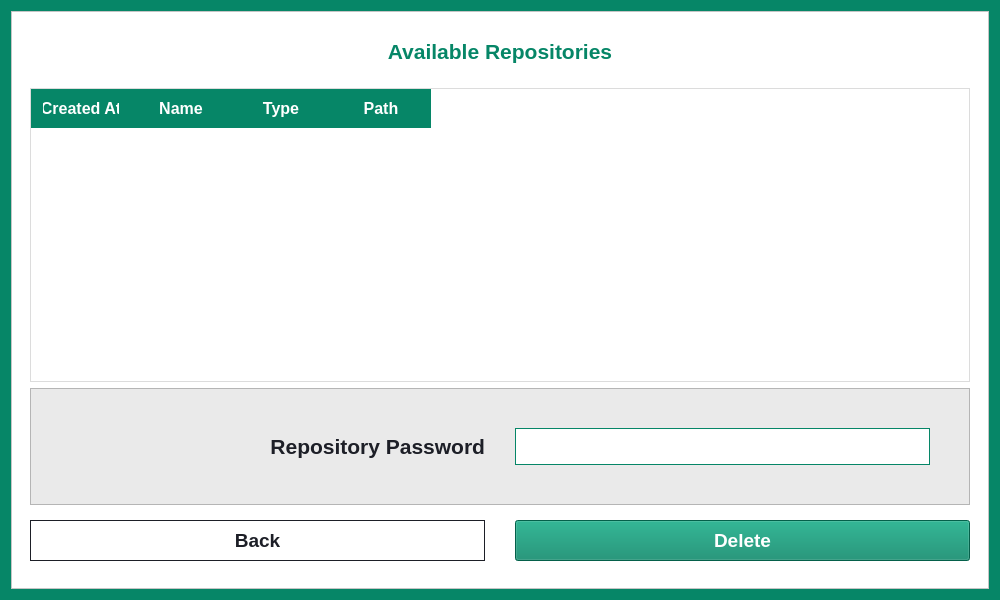
<?xml version="1.0" encoding="UTF-8"?>
<ui version="4.0">
 <class>DeleteRepositoryDialog</class>
 <widget class="QDialog" name="DeleteRepositoryDialog">
  <property name="geometry">
   <rect>
    <x>0</x>
    <y>0</y>
    <width>1000</width>
    <height>600</height>
   </rect>
  </property>
  <property name="windowTitle">
   <string>Delete a Repository</string>
  </property>
  <property name="styleSheet">
   <string notr="true">QDialog#DeleteRepositoryDialog {
	background-color: rgb(6, 134, 103);
}

QFrame {
	background: white;
}

QPushButton {
	padding: 16px 32px;
	font-size: 32px;
	font-weight: 500;
	qproperty-iconSize: 36px 36px;
	background-color: rgb(6, 134, 103);
	color: white;
	text-align: left;
}

QRadioButton {
	padding: 32px;
	font-size: 24px;
	font-weight: 500;
	background-color: white;
	color: rgb(29, 31, 39);
	border: 1px solid rgb(29, 31, 39);
}

QRadioButton::indicator {
	width: 0;
	height: 0;
}

QRadioButton:hover {
	background-color: rgb(234, 234, 234);
}

QRadioButton:checked {
	color: white;
	background-color: rgb(6, 134, 103);
	border: none;
}

QProgressBar {
    border: 1px solid rgb(29, 31, 39);
    height: 20px;
    text-align: center;
    font-weight: bold;
}

QProgressBar::chunk {
    background-color: rgb(6, 134, 103);
}

QLabel {
    color: rgb(29, 31, 39);
    font-weight: bold;
}</string>
  </property>
  <layout class="QGridLayout" name="gridLayout">
   <item row="0" column="0">
    <widget class="QFrame" name="frame_4">
     <property name="styleSheet">
      <string notr="true">* {
	font-family: &quot;Ubuntu Sans&quot;;
}</string>
     </property>
     <property name="frameShape">
      <enum>QFrame::StyledPanel</enum>
     </property>
     <property name="frameShadow">
      <enum>QFrame::Raised</enum>
     </property>
     <layout class="QVBoxLayout" name="verticalLayout">
      <item>
       <widget class="QFrame" name="frame_5">
        <property name="sizePolicy">
         <sizepolicy hsizetype="Preferred" vsizetype="Fixed">
          <horstretch>0</horstretch>
          <verstretch>0</verstretch>
         </sizepolicy>
        </property>
        <property name="styleSheet">
         <string notr="true">QLabel {
	text-align: center;
}</string>
        </property>
        <property name="frameShape">
         <enum>QFrame::NoFrame</enum>
        </property>
        <property name="frameShadow">
         <enum>QFrame::Plain</enum>
        </property>
        <property name="lineWidth">
         <number>0</number>
        </property>
        <layout class="QVBoxLayout" name="verticalLayout_2">
         <item>
          <widget class="QFrame" name="frame_7">
           <property name="styleSheet">
            <string notr="true">QLabel {
	font-size: 16pt;
	color: rgb(6, 134, 103);
}</string>
           </property>
           <property name="frameShape">
            <enum>QFrame::NoFrame</enum>
           </property>
           <property name="frameShadow">
            <enum>QFrame::Raised</enum>
           </property>
           <layout class="QHBoxLayout" name="horizontalLayout">
            <property name="bottomMargin">
             <number>0</number>
            </property>
            <item>
             <widget class="QLabel" name="label_7">
              <property name="sizePolicy">
               <sizepolicy hsizetype="Preferred" vsizetype="Minimum">
                <horstretch>0</horstretch>
                <verstretch>0</verstretch>
               </sizepolicy>
              </property>
              <property name="text">
               <string>Available Repositories</string>
              </property>
              <property name="alignment">
               <set>Qt::AlignCenter</set>
              </property>
             </widget>
            </item>
           </layout>
          </widget>
         </item>
        </layout>
       </widget>
      </item>
      <item>
       <widget class="QFrame" name="frame_6">
        <property name="sizePolicy">
         <sizepolicy hsizetype="Preferred" vsizetype="Minimum">
          <horstretch>0</horstretch>
          <verstretch>0</verstretch>
         </sizepolicy>
        </property>
        <property name="frameShape">
         <enum>QFrame::NoFrame</enum>
        </property>
        <property name="frameShadow">
         <enum>QFrame::Raised</enum>
        </property>
        <layout class="QVBoxLayout" name="verticalLayout_3">
         <item>
          <widget class="QTableWidget" name="repoTable">
           <property name="styleSheet">
            <string notr="true">* {
    font-size: 12pt;
    color: rgb(29, 31, 39);
}

QHeaderView::section {
    background-color: rgb(6, 134, 103);
    color: white;
    font-weight: bold;
    padding: 8px 12px;
    border: none;
}

QTableCornerButton::section {
    background-color: rgb(6, 134, 103);
    border: none;
}

QTableWidget {
    background-color: white;
    selection-background-color: rgb(6, 134, 103);
    selection-color: white;
    gridline-color: transparent;
    border: 1px solid rgb(220, 220, 220);
    show-decoration-selected: 1;
}

QTableWidget::item {
    padding: 6px 10px;
    border: none;
    font-weight: normal;
    color: rgb(29, 31, 39);
}

QTableWidget::item:hover {
    background-color: rgba(6, 134, 103, 0.1);
}

QTableWidget::item:selected {
    background-color: rgba(6, 134, 103, 0.5);
    color: white;
    font-weight: 700;
}

QTableView {
    show-decoration-selected: 1;
}
</string>
           </property>
           <column>
            <property name="text">
             <string>Created At</string>
            </property>
           </column>
           <column>
            <property name="text">
             <string>Name</string>
            </property>
           </column>
           <column>
            <property name="text">
             <string>Type</string>
            </property>
           </column>
           <column>
            <property name="text">
             <string>Path</string>
            </property>
           </column>
          </widget>
         </item>
         <item>
          <widget class="QFrame" name="frame">
           <property name="styleSheet">
            <string notr="true">QFrame {
	background-color: rgb(234, 234, 234);	
}

QLabel {
	background-color: rgb(234, 234, 234);
	font-weight: 500;
	font-size: 16pt;
}

QLineEdit {
	color: rgb(6, 134, 103);
	font-weight: 700;
	font-size: 16pt;
	padding: 4px;
	border: 1px solid rgb(6, 134, 103);
}

QLineEdit:disabled {
	background: rgba(6, 134, 103, 0.5);
}</string>
           </property>
           <property name="frameShape">
            <enum>QFrame::StyledPanel</enum>
           </property>
           <property name="frameShadow">
            <enum>QFrame::Raised</enum>
           </property>
           <layout class="QGridLayout" name="gridLayout_2">
            <item row="0" column="0">
             <layout class="QGridLayout" name="gridLayout_4">
              <property name="leftMargin">
               <number>30</number>
              </property>
              <property name="topMargin">
               <number>30</number>
              </property>
              <property name="rightMargin">
               <number>30</number>
              </property>
              <property name="bottomMargin">
               <number>30</number>
              </property>
              <property name="spacing">
               <number>30</number>
              </property>
              <item row="0" column="0">
               <widget class="QLabel" name="passwordLabel">
                <property name="autoFillBackground">
                 <bool>false</bool>
                </property>
                <property name="text">
                 <string>Repository Password</string>
                </property>
                <property name="alignment">
                 <set>Qt::AlignRight|Qt::AlignTrailing|Qt::AlignVCenter</set>
                </property>
               </widget>
              </item>
              <item row="0" column="1">
               <widget class="QLineEdit" name="passwordInput">
                <property name="enabled">
                 <bool>true</bool>
                </property>
                <property name="sizePolicy">
                 <sizepolicy hsizetype="Preferred" vsizetype="Fixed">
                  <horstretch>0</horstretch>
                  <verstretch>0</verstretch>
                 </sizepolicy>
                </property>
                <property name="toolTip">
                 <string>Enter Password of Selected Repository</string>
                </property>
                <property name="echoMode">
                 <enum>QLineEdit::Password</enum>
                </property>
                <property name="placeholderText">
                 <string/>
                </property>
                <property name="clearButtonEnabled">
                 <bool>false</bool>
                </property>
               </widget>
              </item>
             </layout>
            </item>
           </layout>
          </widget>
         </item>
         <item>
          <widget class="QFrame" name="frame_9">
           <property name="sizePolicy">
            <sizepolicy hsizetype="Expanding" vsizetype="Preferred">
             <horstretch>0</horstretch>
             <verstretch>0</verstretch>
            </sizepolicy>
           </property>
           <property name="styleSheet">
            <string notr="true">QPushButton {
	font-size: 14pt;
	padding: 8px;
	text-align: center;
}

QPushButton#backButton {
	background: white;
	color: rgb(29, 31, 39);
	border: 1px solid rgb(29, 31, 39);
}

QPushButton#backButton:hover {
	background: rgb(234, 234, 234);
}

QPushButton#backButton:disabled {
	background: lightgrey;
	color: darkgrey;
	border: none;
}

QPushButton#nextButton:disabled {
	background: grey;
}</string>
           </property>
           <property name="frameShape">
            <enum>QFrame::NoFrame</enum>
           </property>
           <property name="frameShadow">
            <enum>QFrame::Raised</enum>
           </property>
           <layout class="QHBoxLayout" name="horizontalLayout_4">
            <property name="spacing">
             <number>30</number>
            </property>
            <property name="leftMargin">
             <number>0</number>
            </property>
            <property name="rightMargin">
             <number>0</number>
            </property>
            <item>
             <widget class="QPushButton" name="backButton">
              <property name="enabled">
               <bool>true</bool>
              </property>
              <property name="text">
               <string>Back</string>
              </property>
             </widget>
            </item>
            <item>
             <widget class="QPushButton" name="nextButton">
              <property name="text">
               <string>Delete</string>
              </property>
              <property name="shortcut">
               <string>Ctrl+S</string>
              </property>
             </widget>
            </item>
           </layout>
          </widget>
         </item>
        </layout>
       </widget>
      </item>
     </layout>
    </widget>
   </item>
  </layout>
 </widget>
 <resources/>
 <connections/>
</ui>
